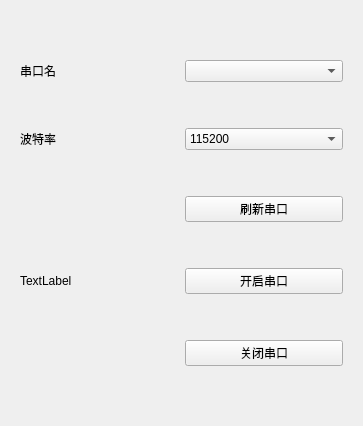
<?xml version="1.0" encoding="UTF-8"?>
<ui version="4.0">
 <class>SetSerial</class>
 <widget class="QWidget" name="SetSerial">
  <property name="geometry">
   <rect>
    <x>0</x>
    <y>0</y>
    <width>363</width>
    <height>426</height>
   </rect>
  </property>
  <property name="windowTitle">
   <string>设置串口</string>
  </property>
  <layout class="QGridLayout" name="gridLayout_2">
   <item row="0" column="0">
    <widget class="QWidget" name="widget" native="true">
     <layout class="QGridLayout" name="gridLayout">
      <item row="1" column="0">
       <widget class="QLabel" name="label_2">
        <property name="text">
         <string>波特率</string>
        </property>
       </widget>
      </item>
      <item row="0" column="0">
       <widget class="QLabel" name="label">
        <property name="text">
         <string>串口名</string>
        </property>
       </widget>
      </item>
      <item row="0" column="1">
       <widget class="QComboBox" name="cmbportname"/>
      </item>
      <item row="1" column="1">
       <widget class="QComboBox" name="cmbportbaud">
        <item>
         <property name="text">
          <string>115200</string>
         </property>
        </item>
        <item>
         <property name="text">
          <string>9600</string>
         </property>
        </item>
       </widget>
      </item>
      <item row="2" column="1">
       <widget class="QPushButton" name="btnrefresh">
        <property name="text">
         <string>刷新串口</string>
        </property>
       </widget>
      </item>
      <item row="3" column="1">
       <widget class="QPushButton" name="btnopen">
        <property name="text">
         <string>开启串口</string>
        </property>
       </widget>
      </item>
      <item row="4" column="1">
       <widget class="QPushButton" name="btnclose">
        <property name="text">
         <string>关闭串口</string>
        </property>
       </widget>
      </item>
      <item row="3" column="0">
       <widget class="QLabel" name="le">
        <property name="text">
         <string>TextLabel</string>
        </property>
       </widget>
      </item>
     </layout>
    </widget>
   </item>
  </layout>
 </widget>
 <resources/>
 <connections/>
</ui>
